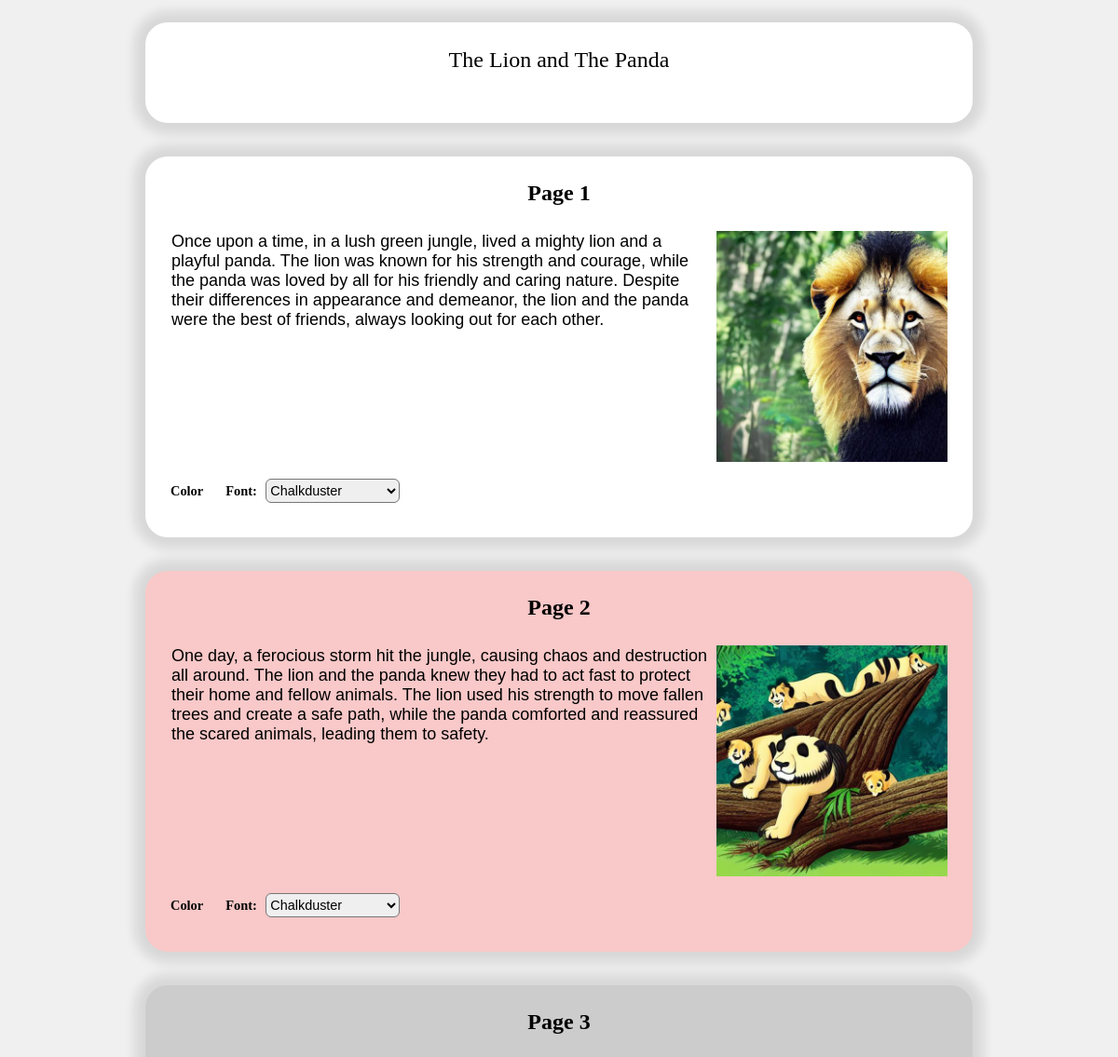
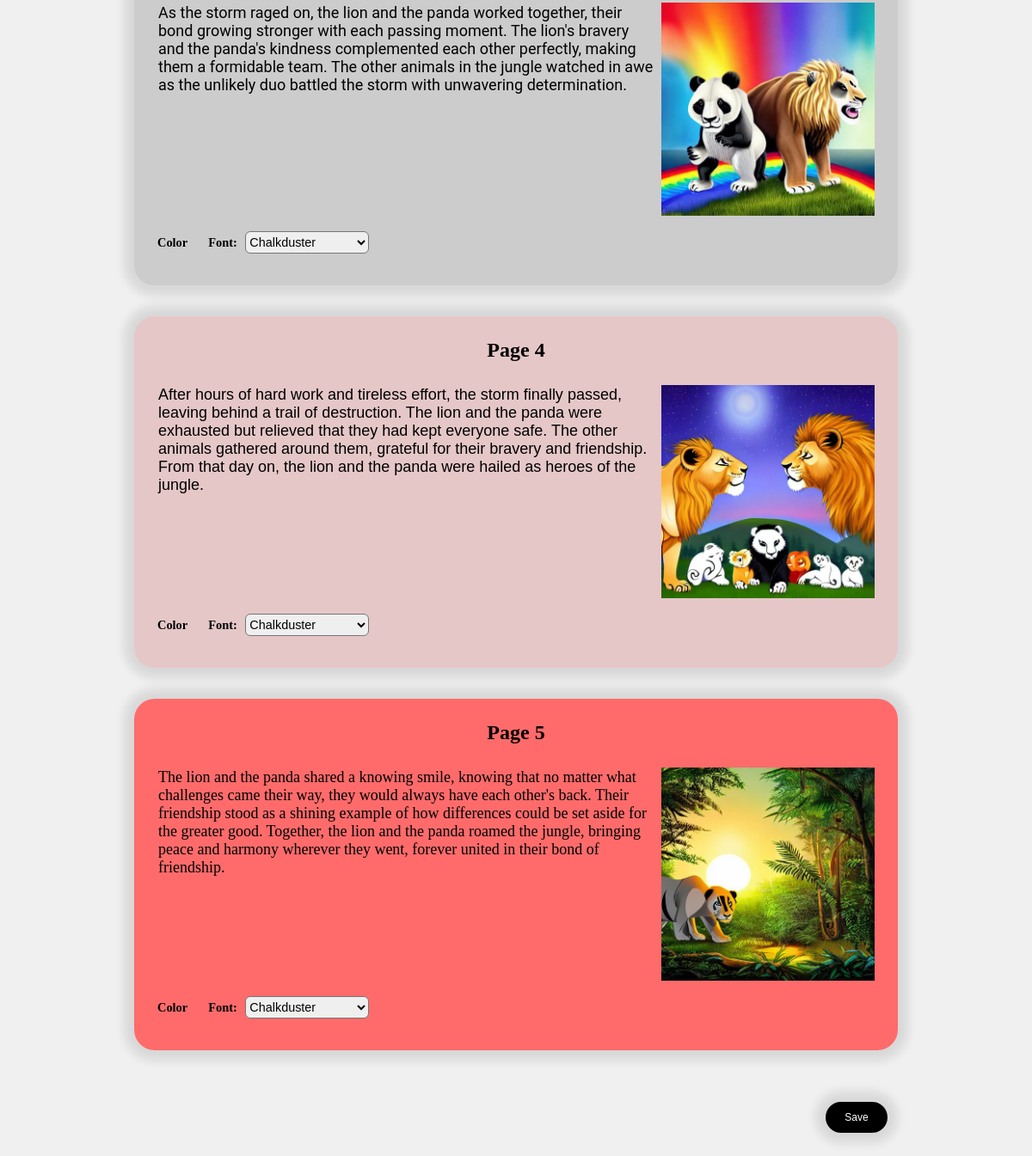
The app's page /stories/2 with its own data (2 pictures, top to bottom).
### story/models.py (models this page shows, shortened)
class StoryBook(models.Model):
	id = models.AutoField(primary_key=True)
	username = models.CharField(max_length=100)
	title = models.CharField(max_length=100)
	description = models.TextField()
	text = models.ManyToManyField(TextEntry, blank=True)
	images = models.ManyToManyField(Image, blank=True)
	is_public = models.BooleanField(default=False)
	rating = models.FloatField(default=0.0)
	no_of_ratings = models.IntegerField(default=0)

class TextEntry(models.Model):
	text = models.TextField()
	color = models.TextField(default='#ffffff')  # Default color is white
	font = models.TextField(default='Chalkduster')  # Default font is Arial

class Image(models.Model):
	image = models.ImageField(upload_to='images/')

### story/views.py (the view)
# urls.py: path('stories/<int:story_book_id>', edit_story, name='edit_story'),
def edit_story(request, story_book_id):
	story_book = get_object_or_404(StoryBook, id=story_book_id)
	story_book_pages = story_book.text.all()
	story_book_images = story_book.images.all()
	content = zip(story_book_pages, story_book_images)
	context = {'Title': story_book.title,
			   'content': content,
			   'Id': story_book.id}
	return render(request, 'story/create.html', context)

### story/templates/story/create.html (shortened to what this page needs)
{% load static %}
<!DOCTYPE html>
<html>
<head>
</head>
<body>
    <div id="container">
        <form id="colorGroup" method="post" action="save_story/{{ Id }}" enctype="multipart/form-data">{% csrf_token %}
            <div class="story-title">
                <textarea name="title">{{ Title }}</textarea>
            </div>
            {% for text, image in content %}
                <table id="page{{forloop.counter}}" class="page" style="background-color: {{ text.color }};">
                    <colgroup>
                        <col style="width: 70%;">
                        <col style="width: 30%;">
                    </colgroup>
                    <th class="page-count" colspan="2">Page {{ forloop.counter }}</th>
                    <tr>
                        <td class="text-column"><textarea class="page-text" name="text{{ forloop.counter }}" style="font-family: {{ text.font }}; background-color: {{ text.color }};">{{ text.text }}</textarea></td>
                        <td><img class="page-image" id="image{{ forloop.counter }}" src="{{ image.image.url }}"></td>
                    </tr>
                    <tr>
                        <td class="color-panel">
                            <div class="color-container">
                                <h3 class="color-label">Color</h3>
                                <h3 class="font-label">Font:</h3>
                                <select class="font-selector">
                                    <option value="Chalkduster">Chalkduster</option>
                                </select>
                            </div>
                        </td>
                    </tr>
                </table>
            {% endfor %}
            <input class="save-story-btn" type="submit" value="Save">
        </form>
    </div>
</body>
</html>

### story/templates/story/create.html (style rules this page uses)
body { margin: 0; }
#container { display: flex; flex-direction: column; align-items: center; background-color: rgb(240, 240, 240); width: 100%; height: 100%; }
.story-title { display: flex; align-items: center; justify-content: center; width: 70vw; height: 5vw; background-color: rgb(255, 255, 255); border-radius: 2vw; margin: 2vw; box-shadow: 0px 0px 1vw 1vw rgba(0, 0, 0, 0.1); padding: 2vw; }
.page { width: 74vw; margin: 3vw 2vw 2vw 2vw; padding: 2vw; padding-top: 0; background-color: white; box-shadow: 0px 0px 1vw 1vw rgba(0, 0, 0, 0.1); border-radius: 2vw; }
.text-column { position: relative; }
.page textarea { top: 0; left: 0; width: 100%; height: 100%; font-size: 1.5vw; box-sizing: border-box; resize: none; outline: none; border: none; position: absolute; font-family: "Chalkduster", fantasy; background-color: white; }
.page img { width: 100%; height: auto; }
.page-count { padding: 2vw; font-size: 2vw; font-family: "Chalkduster", fantasy; }
.story-title textarea { font-size: 2vw; width: 100%; text-align: center; resize: none; font-family: "Chalkduster", fantasy; border: none; outline: none; background-color: rgb(255, 255, 255); }
.save-story-btn { float: right; margin: 3vw; width: 6vw; height: 3vw; border-radius: 6vw; border: none; background-color: black; color: white; font-size: 1vw; cursor: pointer; box-shadow: 0px 0px 1vw 1vw rgba(0, 0, 0, 0.1); }
.color-label { font-size: 1.2vw; position: relative; cursor: pointer; }
.color-container { display: flex; width: 60%; }
.font-selector { margin: 0.8vw; padding: 0; font-size: 1.2vw; border-radius: 0.5vw; }
.font-label { font-size: 1.2vw; position: relative; }

### records on screen
StoryBook: title "The Lion and The Panda"
TextEntry: font "Once upon a time, in a lush green jungle, lived a mighty lion and a playful panda. The lion was known for his strength and courage, while the panda was loved by all for his friendly and caring nature. Despite their differences in appearance and demeanor, the lion and the panda were the best of friends, always looking out for each other.", image (picture)
TextEntry: font "One day, a ferocious storm hit the jungle, causing chaos and destruction all around. The lion and the panda knew they had to act fast to protect their home and fellow animals. The lion used his strength to move fallen trees and create a safe path, while the panda comforted and reassured the scared animals, leading them to safety.", image (picture)
TextEntry: font "As the storm raged on, the lion and the panda worked together, their bond growing stronger with each passing moment. The lion's bravery and the panda's kindness complemented each other perfectly, making them a formidable team. The other animals in the jungle watched in awe as the unlikely duo battled the storm with unwavering determination.", image (picture)
TextEntry: font "After hours of hard work and tireless effort, the storm finally passed, leaving behind a trail of destruction. The lion and the panda were exhausted but relieved that they had kept everyone safe. The other animals gathered around them, grateful for their bravery and friendship. From that day on, the lion and the panda were hailed as heroes of the jungle.", image (picture)
TextEntry: font "The lion and the panda shared a knowing smile, knowing that no matter what challenges came their way, they would always have each other's back. Their friendship stood as a shining example of how differences could be set aside for the greater good. Together, the lion and the panda roamed the jungle, bringing peace and harmony wherever they went, forever united in their bond of friendship.", image (picture)
